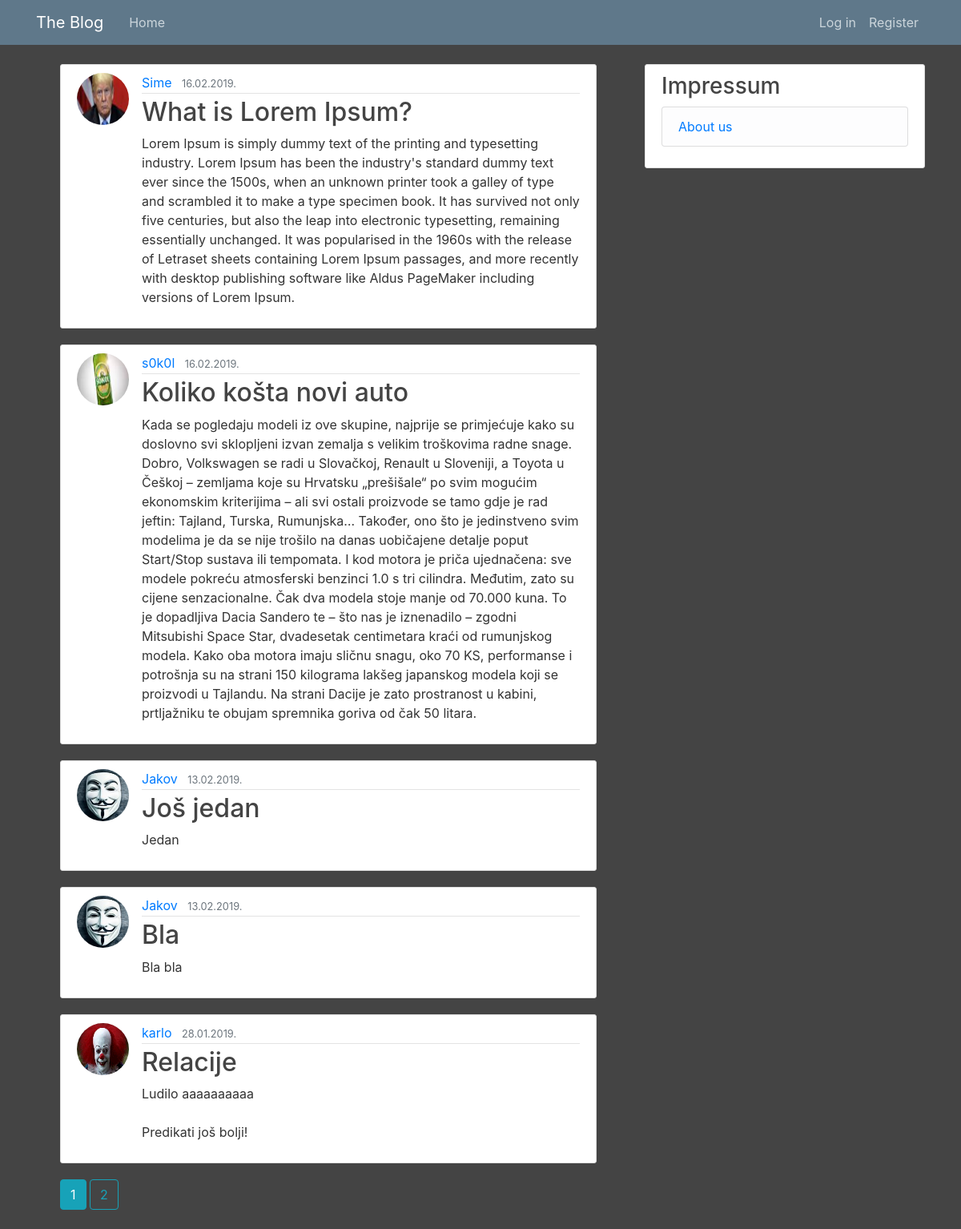
The page /home on the database its author committed.
### blog/model.py (models this page shows, shortened)
class Post(db.Model):
    id=db.Column(db.Integer,primary_key=True)
    title=db.Column(db.String(100), nullable=False)
    date_posted=db.Column(db.DateTime, nullable=False,default=datetime.utcnow)
    content=db.Column(db.Text,nullable=False)
    user_id=db.Column(db.Integer, db.ForeignKey('user.id'),nullable=False)

class User(db.Model,UserMixin):
    id=db.Column(db.Integer,primary_key=True)
    username=db.Column(db.String(20),unique=True, nullable=False)
    email=db.Column(db.String(120),unique=True, nullable=False)
    image_file=db.Column(db.String(20), nullable=False, default='default.jpg')
    password=db.Column(db.String(60), nullable=False)
    posts=db.relationship('Post', backref='author', lazy=True)

### blog/routes.py (the view)
@app.route("/")
@app.route("/home")
def home():
    page=request.args.get('page',1,type=int)
    posts=Post.query.order_by(Post.date_posted.desc()).paginate(page=page,per_page=5)
    return render_template('index.html',posts=posts,title="Moj blog")

### blog/templates/index.html
{% extends "layout.html" %}
{% block content %}
    <div class="container">
      <div class="container">
        {% for post in posts.items %}
          <article class="media content-section">
            <img class="rounded-circle article-img" src="{{ url_for('static',filename='profile_pics/' + post.author.image_file)}}" alt="">
           <div class="media-body">
             <div class="article-metadata">
               <a class="mr-2" href="{{ url_for('user_posts', username=post.author.username) }}">{{ post.author.username }}</a>
               <small class="text-muted">{{ post.date_posted.strftime('%d.%m.%Y.') }}</small>
             </div>
             <h2><a class="article-title" href="{{ url_for('post',post_id=post.id) }}">{{ post.title }}</a></h2>
             <p class="article-content">{{ post.content }}</p>
           </div>
         </article>
        {%endfor%}
        {% for page_num in posts.iter_pages(left_edge=1,right_edge=1, left_current=1, right_current=2) %}
        {% if page_num %}
         {% if posts.page == page_num %}
          <a class='btn btn-info mb-4' href="{{ url_for('home',page=page_num)}}">{{ page_num }}</a>
          {% else %}
          <a class='btn btn-outline-info mb-4' href="{{ url_for('home',page=page_num)}}">{{ page_num }}</a>
         {% endif %}
        {% else %}
         ...
        {% endif %}
        {% endfor %}
      </div>
    </div>
{% endblock content %}

### blog/templates/layout.html (shortened to what this page needs)
<!DOCTYPE html>
<html>
  <head>
    <link rel="stylesheet" href="https://maxcdn.bootstrapcdn.com/bootstrap/4.0.0/css/bootstrap.min.css">
    <link rel="stylesheet" type="text/css" href="{{ url_for('static', filename='main.css') }}">
  </head>
  <body>
    <header class="site-header">
      <nav class="navbar navbar-expand-md navbar-dark bg-steel fixed-top">
        <div class="container">
          <a class="navbar-brand mr-4" href="/">The Blog</a>
          <div class="collapse navbar-collapse" id="navbarToggle">
            <div class="navbar-nav mr-auto">
              <a class="nav-item nav-link" href="{{ url_for('home') }}">Home</a>
            </div>
            <div class="navbar-nav">
              {% if current_user.is_authenticated %}
              <a class="nav-item nav-link" href="{{ url_for('new_post') }}">New Post</a>
              <a class="nav-item nav-link" href="{{ url_for('account') }}">Account</a>
              <a class="nav-item nav-link" href="{{ url_for('logout') }}">Log out</a>
              {% else %}
              <a class="nav-item nav-link" href="{{ url_for('login') }}">Log in</a>
              <a class="nav-item nav-link" href="{{ url_for('register') }}">Register</a>
              {% endif %}
            </div>
          </div>
        </div>
      </nav>
    </header>
    <main role="main" class="container">
      <div class="row">
        <div class="col-md-8">
          {% block content%}
          {% endblock %}
        </div>
        <div class="col-md-4">
          <div class="content-section">
            <h3>Impressum</h3>
              <ul class="list-group">
                <li class="list-group-item list-group-item-light"><a href="{{ url_for('about') }}">About us</a></li>
              </ul>
          </div>
        </div>
      </div>
    </main>
  </body>
</html>

### blog/static/main.css (style rules this page uses)
body { background: #444444; color: #333333; margin-top: 5rem; }
h1, h2, h3, h4, h5, h6 { color: #444444; }
.bg-steel { background-color: #5f788a; }
.site-header .navbar-nav .nav-link { color: #cbd5db; }
.content-section { background: #ffffff; padding: 10px 20px; border: 1px solid #dddddd; border-radius: 3px; margin-bottom: 20px; }
.article-title { color: #444444; }
.article-content { white-space: pre-line; }
.article-img { height: 65px; width: 65px; margin-right: 16px; }
.article-metadata { padding-bottom: 1px; margin-bottom: 4px; border-bottom: 1px solid #e3e3e3 }

### rows shown on the page
Post: image_file (picture), author.username "Sime", date_posted "16.02.2019.", title "What is Lorem Ipsum?", content "Lorem Ipsum is simply dummy text of the printing and typesetting industry. Lorem Ipsum has been the industry's standard dummy text ever since the 1500s, when an unknown printer took a galley of type and scrambled it to make a type specimen book. It has survived not only five centuries, but also the leap into electronic typesetting, remaining essentially unchanged. It was popularised in the 1960s with the release of Letraset sheets containing Lorem Ipsum passages, and more recently with desktop publishing software like Aldus PageMaker including versions of Lorem Ipsum."
Post: image_file (picture), author.username "s0k0l", date_posted "16.02.2019.", title "Koliko košta novi auto", content "Kada se pogledaju modeli iz ove skupine, najprije se primjećuje kako su doslovno svi sklopljeni izvan zemalja s velikim troškovima radne snage. Dobro, Volkswagen se radi u Slovačkoj, Renault u Sloveniji, a Toyota u Češkoj – zemljama koje su Hrvatsku „prešišale“ po svim mogućim ekonomskim kriterijima – ali svi ostali proizvode se tamo gdje je rad jeftin: Tajland, Turska, Rumunjska… Također, ono što je jedinstveno svim modelima je da se nije trošilo na danas uobičajene detalje poput Start/Stop sustava ili tempomata. I kod motora je priča ujednačena: sve modele pokreću atmosferski benzinci 1.0 s tri cilindra. Međutim, zato su cijene senzacionalne. Čak dva modela stoje manje od 70.000 kuna. To…"
Post: image_file (picture), author.username "Jakov", date_posted "13.02.2019.", title "Još jedan", content "Jedan"
Post: image_file (picture), author.username "Jakov", date_posted "13.02.2019.", title "Bla", content "Bla bla"
Post: image_file (picture), author.username "karlo", date_posted "28.01.2019.", title "Relacije", content "Ludilo aaaaaaaaaa Predikati još bolji!"

### other values the page prints
{{ page_num }} "1"
{{ page_num }} "2"
